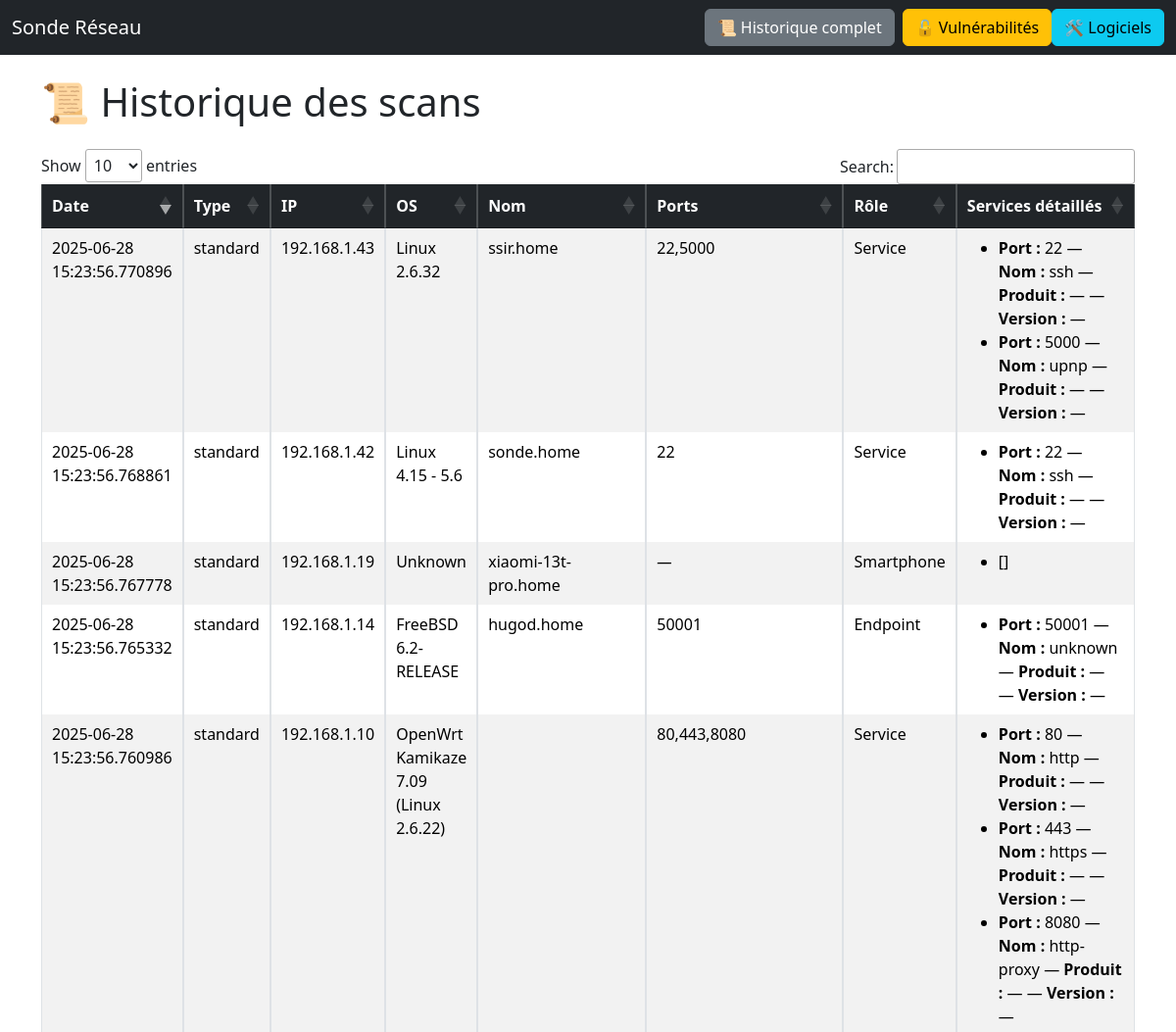
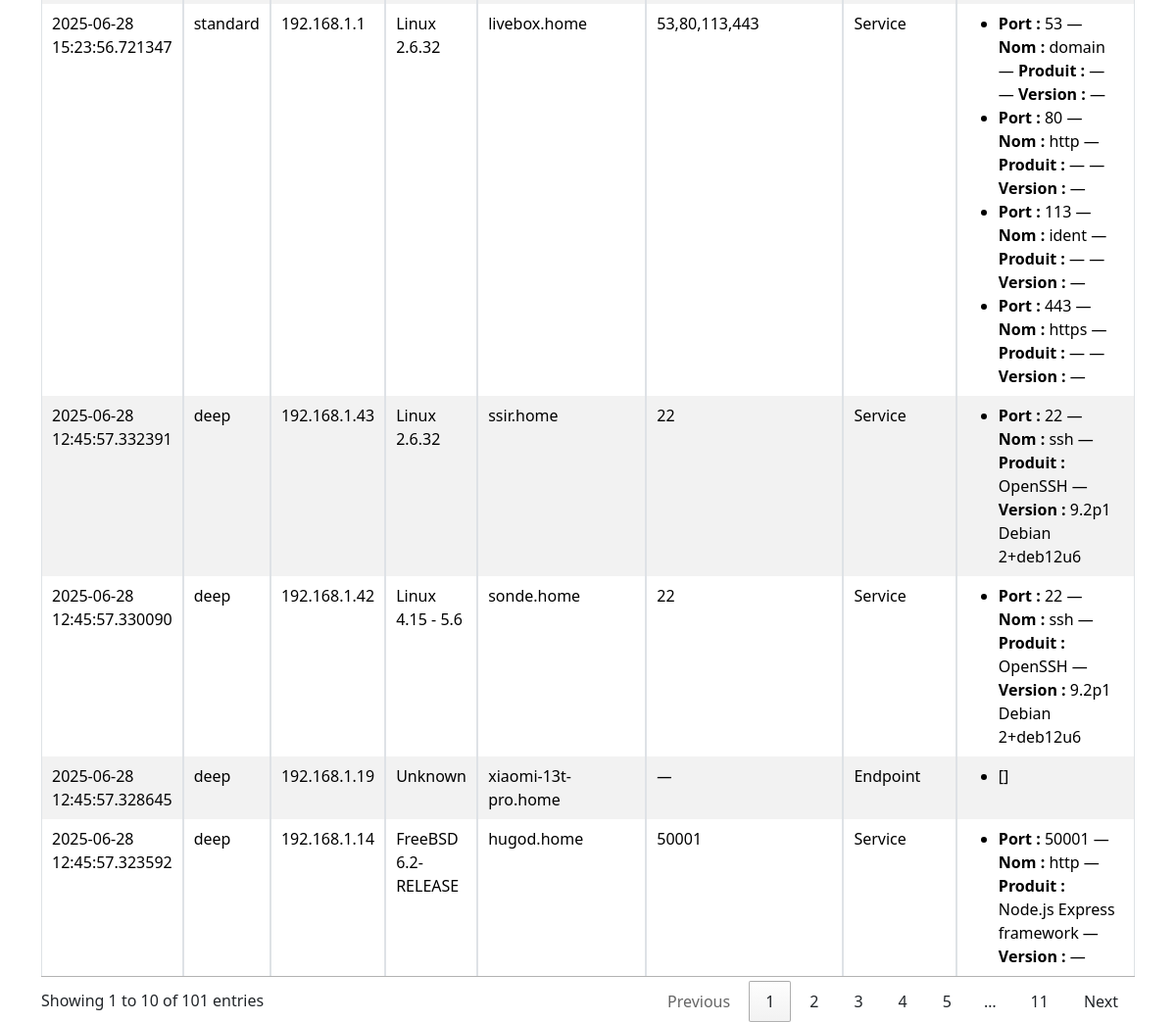
Page /historique on the committed database (2 pictures, top to bottom).
### BD/scan_db.py (models this page shows)
class Scan(Base):
    __tablename__ = "scans"
    id        = Column(Integer, primary_key=True)
    timestamp = Column(DateTime, default=datetime.utcnow, nullable=False)
    scan_type = Column(String)
    ip        = Column(String)
    os        = Column(String)
    hostname  = Column(String)
    netbios   = Column(String)
    ports     = Column(String)
    role      = Column(String)
    device_type = Column(String)
    services  = Column(Text)
    cves      = Column(Text)
    ai_score  = Column(Float)  # Nouveau champ
    ai_method = Column(String)  # Nouveau champ
    services_rel = relationship(
        "Service", back_populates="scan",
        cascade="all, delete-orphan",
    )

class Service(Base):
    __tablename__ = "services"
    id      = Column(Integer, primary_key=True)
    scan_id = Column(Integer, ForeignKey("scans.id"), nullable=False)
    port    = Column(Integer)
    name    = Column(String)
    product = Column(String)
    version = Column(String)
    cves    = Column(String)
    scan      = relationship("Scan", back_populates="services_rel")
    cve_assoc = relationship(
        "ServiceCVE", back_populates="service",
        cascade="all, delete-orphan",
    )

### app.py (the view)
@app.route("/historique")
def historique():
    session = Session()
    entries = (
        session.query(Scan)
               .options(joinedload(Scan.services_rel))
               .order_by(Scan.timestamp.desc())
               .all()
    )
    session.close()
    return render_template("historique.html", entries=entries)

### templates/historique.html (shortened to what this page needs)
<!DOCTYPE html>
<html lang="fr">
<head>
  <link href="https://cdn.jsdelivr.net/npm/bootstrap@5.3.3/dist/css/bootstrap.min.css" rel="stylesheet">
  <link href="https://cdn.datatables.net/1.13.6/css/jquery.dataTables.min.css" rel="stylesheet">
</head>
<body>
  <nav class="navbar navbar-expand-lg navbar-dark bg-dark">
    <div class="container-fluid">
      <a class="navbar-brand" href="{{ url_for('index') }}">Sonde Réseau</a>
      <div class="d-flex">
        <a href="{{ url_for('historique') }}" class="btn btn-secondary me-2">📜 Historique complet</a>
        <a href="{{ url_for('vulns') }}" class="btn btn-warning">🔓 Vulnérabilités</a>
        <a href="{{ url_for('software') }}" class="btn btn-info">🛠️ Logiciels</a>
      </div>
    </div>
  </nav>
  <div class="container mt-4">
    <h1 class="mb-4">📜 Historique des scans</h1>
    <table id="historiqueTable" class="table table-bordered table-striped">
      <thead class="table-dark">
        <tr>
          <th>Date</th>
          <th>Type</th>
          <th>IP</th>
          <th>OS</th>
          <th>Nom</th>
          <th>Ports</th>
          <th>Rôle</th>
          <th>Services détaillés</th>
        </tr>
      </thead>
      <tbody>
        {% for scan in entries %}
        <tr>
          <td>{{ scan.timestamp }}</td>
          <td>{{ scan.scan_type }}</td>
          <td>{{ scan.ip }}</td>
          <td>{{ scan.os }}</td>
          <td>{{ scan.hostname or "" }}</td>
          <td>
            {% if scan.ports %}
              {{ scan.ports }}
            {% else %}
              <em>—</em>
            {% endif %}
          </td>
          <td>
            {% if scan.role %}
              {{ scan.role }}
            {% else %}
              <em>—</em>
            {% endif %}
          </td>
          <td>
            {% if scan.services_rel %}
              <ul class="mb-0">
                {% for svc in scan.services_rel %}
                <li>
                  <strong>Port :</strong> {{ svc.port or "—" }} —
                  <strong>Nom :</strong> {{ svc.name or "—" }} —
                  <strong>Produit :</strong> {{ svc.product or "—" }} —
                  <strong>Version :</strong> {{ svc.version or "—" }}
                </li>
                {% endfor %}
              </ul>
            {% elif scan.services %}
              <ul class="mb-0">
                {% for line in scan.services.split('\n') %}
                  {% if line.strip() %}
                    <li>{{ line }}</li>
                  {% endif %}
                {% endfor %}
              </ul>
            {% else %}
              <em>—</em>
            {% endif %}
          </td>
        </tr>
        {% endfor %}
      </tbody>
    </table>
  </div>
</body>
</html>

### rows in the picture
Scan: timestamp "2025-06-28 15:23:56.770896", scan_type "standard", ip "192.168.1.43", os "Linux 2.6.32", hostname "ssir.home", ports "22,5000", role "Service"
Service: port "22", name "ssh", product "—", version "—"
Service: port "5000", name "upnp", product "—", version "—"
Scan: timestamp "2025-06-28 15:23:56.768861", scan_type "standard", ip "192.168.1.42", os "Linux 4.15 - 5.6", hostname "sonde.home", ports "22", role "Service"
Service: port "22", name "ssh", product "—", version "—"
Scan: timestamp "2025-06-28 15:23:56.767778", scan_type "standard", ip "192.168.1.19", os "Unknown", hostname "xiaomi-13t-pro.home", role "Smartphone", services "[]"
Scan: timestamp "2025-06-28 15:23:56.765332", scan_type "standard", ip "192.168.1.14", os "FreeBSD 6.2-RELEASE", hostname "hugod.home", ports "50001", role "Endpoint"
Service: port "50001", name "unknown", product "—", version "—"
Scan: timestamp "2025-06-28 15:23:56.760986", scan_type "standard", ip "192.168.1.10", os "OpenWrt Kamikaze 7.09 (Linux 2.6.22)", ports "80,443,8080", role "Service"
Service: port "80", name "http", product "—", version "—"
Service: port "443", name "https", product "—", version "—"
Service: port "8080", name "http-proxy", product "—", version "—"
Scan: timestamp "2025-06-28 15:23:56.721347", scan_type "standard", ip "192.168.1.1", os "Linux 2.6.32", hostname "livebox.home", ports "53,80,113,443", role "Service"
Service: port "53", name "domain", product "—", version "—"
Service: port "80", name "http", product "—", version "—"
Service: port "113", name "ident", product "—", version "—"
Service: port "443", name "https", product "—", version "—"
Scan: timestamp "2025-06-28 12:45:57.332391", scan_type "deep", ip "192.168.1.43", os "Linux 2.6.32", hostname "ssir.home", ports "22", role "Service"
Service: port "22", name "ssh", product "OpenSSH", version "9.2p1 Debian 2+deb12u6"
Scan: timestamp "2025-06-28 12:45:57.330090", scan_type "deep", ip "192.168.1.42", os "Linux 4.15 - 5.6", hostname "sonde.home", ports "22", role "Service"
Service: port "22", name "ssh", product "OpenSSH", version "9.2p1 Debian 2+deb12u6"
Scan: timestamp "2025-06-28 12:45:57.328645", scan_type "deep", ip "192.168.1.19", os "Unknown", hostname "xiaomi-13t-pro.home", role "Endpoint", services "[]"
Scan: timestamp "2025-06-28 12:45:57.323592", scan_type "deep", ip "192.168.1.14", os "FreeBSD 6.2-RELEASE", hostname "hugod.home", ports "50001", role "Service"
Service: port "50001", name "http", product "Node.js Express framework", version "—"
